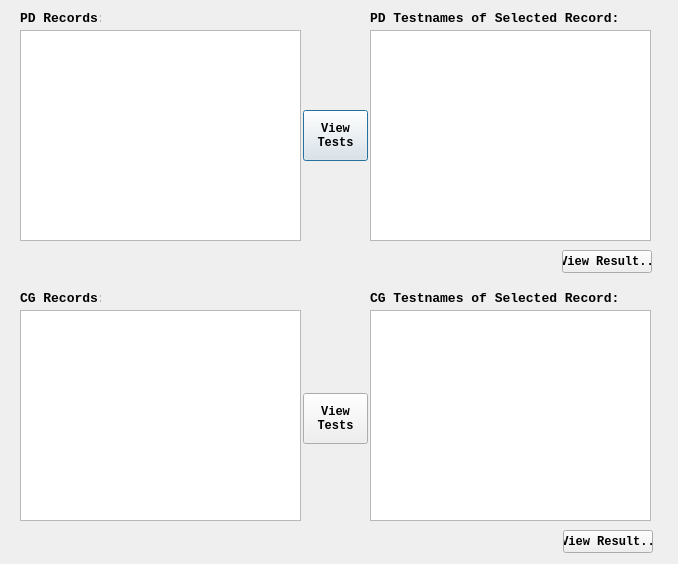
<?xml version="1.0" encoding="UTF-8"?>
<ui version="4.0">
 <class>Dialog</class>
 <widget class="QDialog" name="Dialog">
  <property name="geometry">
   <rect>
    <x>0</x>
    <y>0</y>
    <width>678</width>
    <height>564</height>
   </rect>
  </property>
  <property name="windowTitle">
   <string>Dialog</string>
  </property>
  <widget class="QListWidget" name="SpCgRecList">
   <property name="geometry">
    <rect>
     <x>20</x>
     <y>310</y>
     <width>281</width>
     <height>211</height>
    </rect>
   </property>
   <property name="font">
    <font>
     <family>Consolas</family>
     <pointsize>10</pointsize>
     <weight>75</weight>
     <bold>true</bold>
    </font>
   </property>
  </widget>
  <widget class="QPushButton" name="viewSpPdTnBtn">
   <property name="geometry">
    <rect>
     <x>303</x>
     <y>110</y>
     <width>65</width>
     <height>51</height>
    </rect>
   </property>
   <property name="font">
    <font>
     <family>Consolas</family>
     <weight>75</weight>
     <bold>true</bold>
    </font>
   </property>
   <property name="text">
    <string>View
Tests</string>
   </property>
   <property name="icon">
    <iconset>
     <normaloff>appRes/right.ico</normaloff>appRes/right.ico</iconset>
   </property>
  </widget>
  <widget class="QLabel" name="label_SpPdRep">
   <property name="geometry">
    <rect>
     <x>20</x>
     <y>10</y>
     <width>81</width>
     <height>16</height>
    </rect>
   </property>
   <property name="font">
    <font>
     <family>Consolas</family>
     <pointsize>10</pointsize>
     <weight>75</weight>
     <bold>true</bold>
    </font>
   </property>
   <property name="text">
    <string>PD Records:</string>
   </property>
  </widget>
  <widget class="QLabel" name="label_SpCgRep">
   <property name="geometry">
    <rect>
     <x>20</x>
     <y>290</y>
     <width>81</width>
     <height>16</height>
    </rect>
   </property>
   <property name="font">
    <font>
     <family>Consolas</family>
     <pointsize>10</pointsize>
     <weight>75</weight>
     <bold>true</bold>
    </font>
   </property>
   <property name="text">
    <string>CG Records:</string>
   </property>
  </widget>
  <widget class="QPushButton" name="viewSpCgTnBtn">
   <property name="geometry">
    <rect>
     <x>303</x>
     <y>393</y>
     <width>65</width>
     <height>51</height>
    </rect>
   </property>
   <property name="font">
    <font>
     <family>Consolas</family>
     <weight>75</weight>
     <bold>true</bold>
    </font>
   </property>
   <property name="text">
    <string>View
Tests</string>
   </property>
   <property name="icon">
    <iconset>
     <normaloff>appRes/right.ico</normaloff>appRes/right.ico</iconset>
   </property>
  </widget>
  <widget class="QListWidget" name="SpPdRecList">
   <property name="geometry">
    <rect>
     <x>20</x>
     <y>30</y>
     <width>281</width>
     <height>211</height>
    </rect>
   </property>
   <property name="font">
    <font>
     <family>Consolas</family>
     <pointsize>10</pointsize>
     <weight>75</weight>
     <bold>true</bold>
    </font>
   </property>
  </widget>
  <widget class="QListWidget" name="SpPdTnList">
   <property name="geometry">
    <rect>
     <x>370</x>
     <y>30</y>
     <width>281</width>
     <height>211</height>
    </rect>
   </property>
   <property name="font">
    <font>
     <family>Consolas</family>
     <pointsize>10</pointsize>
     <weight>75</weight>
     <bold>true</bold>
    </font>
   </property>
  </widget>
  <widget class="QListWidget" name="SpCgTnList">
   <property name="geometry">
    <rect>
     <x>370</x>
     <y>310</y>
     <width>281</width>
     <height>211</height>
    </rect>
   </property>
   <property name="font">
    <font>
     <family>Consolas</family>
     <pointsize>10</pointsize>
     <weight>75</weight>
     <bold>true</bold>
    </font>
   </property>
  </widget>
  <widget class="QLabel" name="label_SpPdTn">
   <property name="geometry">
    <rect>
     <x>370</x>
     <y>10</y>
     <width>500</width>
     <height>16</height>
    </rect>
   </property>
   <property name="font">
    <font>
     <family>Consolas</family>
     <pointsize>10</pointsize>
     <weight>75</weight>
     <bold>true</bold>
    </font>
   </property>
   <property name="text">
    <string>PD Testnames of Selected Record:</string>
   </property>
  </widget>
  <widget class="QLabel" name="label_SpCgTn">
   <property name="geometry">
    <rect>
     <x>370</x>
     <y>290</y>
     <width>500</width>
     <height>16</height>
    </rect>
   </property>
   <property name="font">
    <font>
     <family>Consolas</family>
     <pointsize>10</pointsize>
     <weight>75</weight>
     <bold>true</bold>
    </font>
   </property>
   <property name="text">
    <string>CG Testnames of Selected Record:</string>
   </property>
  </widget>
  <widget class="QPushButton" name="viewResPD">
   <property name="geometry">
    <rect>
     <x>562</x>
     <y>250</y>
     <width>90</width>
     <height>23</height>
    </rect>
   </property>
   <property name="font">
    <font>
     <family>Consolas</family>
     <weight>75</weight>
     <bold>true</bold>
    </font>
   </property>
   <property name="text">
    <string>View Result..</string>
   </property>
  </widget>
  <widget class="QPushButton" name="viewResCG">
   <property name="geometry">
    <rect>
     <x>563</x>
     <y>530</y>
     <width>90</width>
     <height>23</height>
    </rect>
   </property>
   <property name="font">
    <font>
     <family>Consolas</family>
     <weight>75</weight>
     <bold>true</bold>
    </font>
   </property>
   <property name="text">
    <string>View Result..</string>
   </property>
  </widget>
 </widget>
 <resources/>
 <connections/>
</ui>
